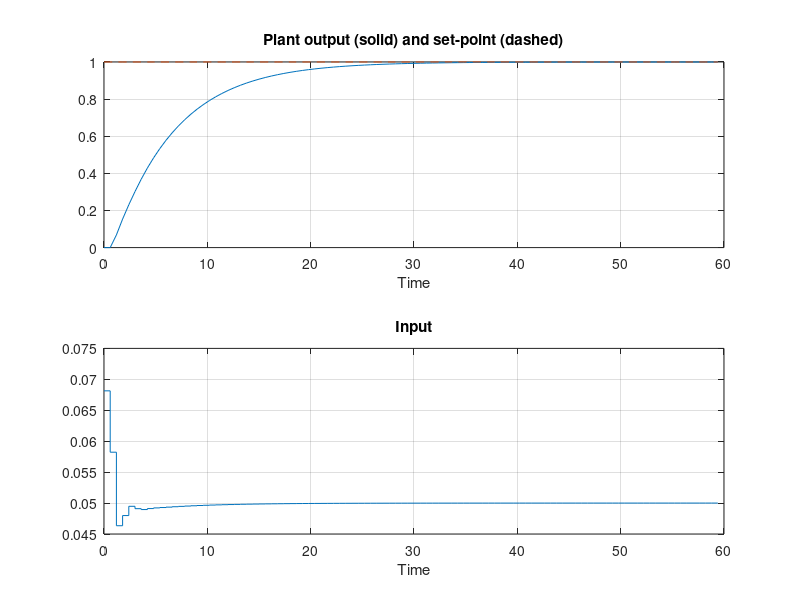

This figure's MATLAB source:
% ===================================================================== %
%                              BASIC MPC                                %
% ===================================================================== %

% Time-constant
Tref = 6;

% Sampling interval
if Tref == 0
    Ts = 1;
else
    Ts = Tref/10;
end


% Define plant ---------------------------------- %
% Change below for new plant
nump = 1;
denp = [1,-1.4, 0.45];
plant = tf(nump, denp, Ts);
% Change above for new plant model. 

plant = tf(plant);
nump = get(plant, 'num'); nump = nump{:};
denp = get(plant, 'den'); denp = denp{:};

nnump = length(nump) - 1;
ndenp = length(denp) - 1;

if nump(1) ~= 0
    error("Plant must be strictly proper");
end

if any(abs(roots(denp)) > 1)
    disp("Warning: Unstable plant")
end


% Define model
% Change below for new model
model = plant;
% Change above for new model
model = tf(model);
numm = get(model, 'num'); numm = numm{:};
denm = get(plant, 'den'); denm = denm{:};
nnumm = length(numm) - 1;
ndenm = length(denm) - 1;

if numm(1) ~= 0
    error("Model must be strictly proper");
end

if any(abs(roots(denm)) > 1)
    disp("Warning: Unstable model")
end

nump = [zeros(1, ndenp - nnump -1), nump];
numm = [zeros(1, ndenm - nnumm -1), numm];

% Define prediction horizon
if Tref == 0
    P = 5;
else
    P = round(0.8*Tref/Ts);
end

% Define control horizon
M = 1;

% Compute model step response values
stepresp = step(model, [0:Ts:max(P)*Ts]);
theta = zeros(length(P), M);
for j = 1:length(P)
    theta(j,:) = [stepresp(P(j):-1:max(P(j) - M + 1, 1))', zeros(1, M-P(j))];
end

S = stepresp(P);

% Compute reference error factor at coincidence points
if Tref == 0
    errfac = zeros(length(P), 1);
else
    errfac = exp(-P*Ts/Tref);
end


% Simulation parameters
if Tref == 0
    tend = 100*Ts;
else
    tend = 10*Tref;
end

nsteps = floor(tend/Ts);
tvec = (0:nsteps-1)' * Ts;

% Define set-point vector
setpoint = ones(nsteps+max(P), 1);

% Define vectors to hold input and output signals
uu = zeros(nsteps,1); 
yp = zeros(nsteps,1); 
ym = zeros(nsteps,1);

% Initial conditions
umpast = zeros(ndenm,1); 
uppast = zeros(ndenp,1);
ympast = zeros(ndenm,1); 
yppast = zeros(ndenp,1);



% Simulation
for k = 1:nsteps
   % Define reference trajectory at coincidence points:
  errornow = setpoint(k)-yp(k);
  reftraj = setpoint(k+P) - errornow*errfac;

  % Free response of model over prediction horizon:
  yfpast = ympast;
  ufpast = umpast;
  for kk=1:max(P) % Prediction horizon
    ymfree(kk) = numm(2:nnumm+1)*ufpast - denm(2:ndenm+1)*yfpast;
    yfpast=[ymfree(kk); yfpast(1:length(yfpast)-1)];
	ufpast=[ufpast(1); ufpast(1:length(ufpast)-1)];
  end
  
  % Compute input signal uu(k):
  if k>1
    dutraj = theta\(reftraj-ymfree(P)');
    uu(k) = dutraj(1) + uu(k-1);  
  else
	dutraj = theta\(reftraj-ymfree(P)');
	uu(k) = dutraj(1) + umpast(1);
  end
  
  % Simulate plant:
  % Update past plant inputs
  uppast = [uu(k); uppast(1:length(uppast)-1)];
  yp(k+1) = -denp(2:ndenp+1)*yppast + nump(2:nnump+1)*uppast; % Simulation
  % Update past plant outputs
  yppast = [yp(k+1);yppast(1:length(yppast)-1)];


  % Simulate model:
  % Update past model inputs
  umpast = [uu(k); umpast(1:length(umpast)-1)];
  ym(k+1) = -denm(2:ndenm+1)*ympast + numm(2:nnumm+1)*umpast;  % Simulation
  % Update past model outputs
  ympast = [ym(k+1);ympast(1:length(ympast)-1)];

end

disp('***** Results from script file BASICMPC:');
disp(['Tref = ', num2str(Tref), ', Ts = ', num2str(Ts), ...
      ' P = ', int2str(P), ' (steps), M = ', int2str(M)]);
diffpm = get(plant-model, 'num');

if diffpm{:} == 0
    disp('Model = Plant');
else
    disp('Plant-model mismatch');
end


figure(1);
subplot(211);
plot(tvec, yp(1:nsteps), '-', tvec, setpoint(1:nsteps), '--');
grid;
title('Plant output (solid) and set-point (dashed)')
xlabel('Time')

subplot(212);
stairs(tvec, uu, '-');
grid;
title('Input');
xlabel('Time');







